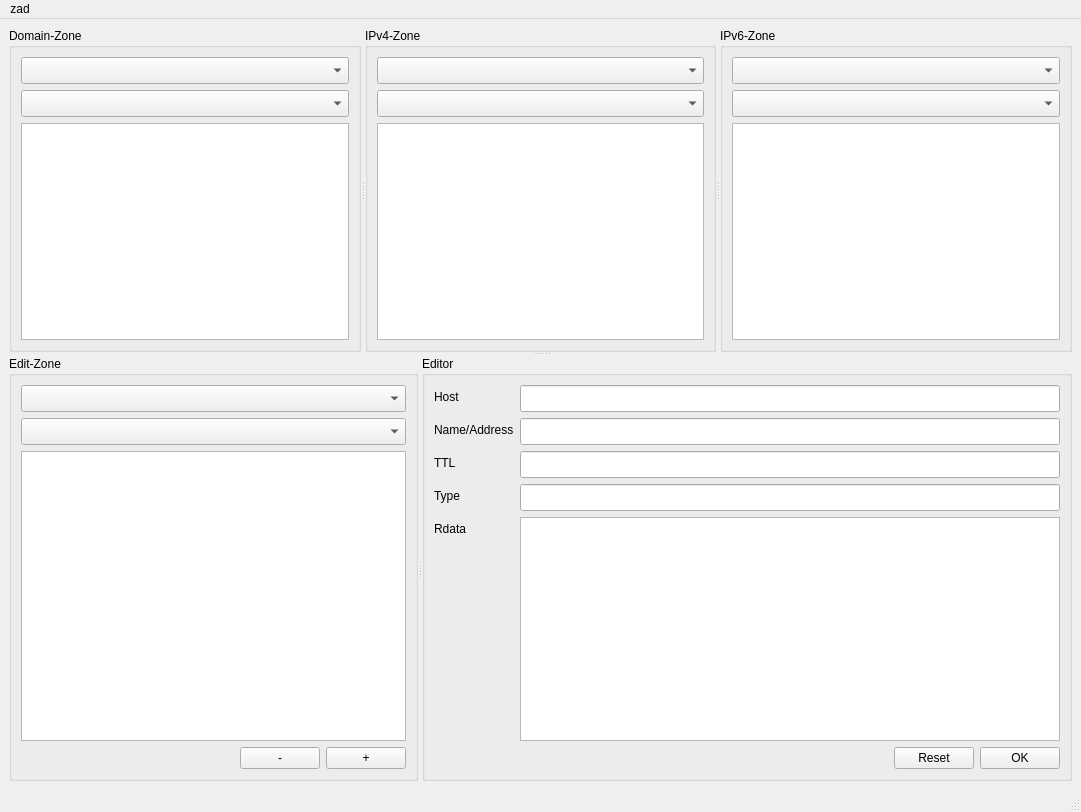
<?xml version="1.0" encoding="UTF-8"?>
<ui version="4.0">
 <class>mainWindow</class>
 <widget class="QMainWindow" name="mainWindow">
  <property name="geometry">
   <rect>
    <x>0</x>
    <y>0</y>
    <width>1081</width>
    <height>812</height>
   </rect>
  </property>
  <property name="sizeIncrement">
   <size>
    <width>10</width>
    <height>10</height>
   </size>
  </property>
  <property name="windowTitle">
   <string>MainWindow</string>
  </property>
  <widget class="QWidget" name="centralwidget">
   <layout class="QVBoxLayout" name="verticalLayout_3">
    <item>
     <widget class="QSplitter" name="splitter_0">
      <property name="orientation">
       <enum>Qt::Vertical</enum>
      </property>
      <widget class="QSplitter" name="splitter_1">
       <property name="orientation">
        <enum>Qt::Horizontal</enum>
       </property>
       <widget class="QGroupBox" name="box1">
        <property name="title">
         <string>Domain-Zone</string>
        </property>
        <layout class="QVBoxLayout" name="verticalLayout_5">
         <item>
          <layout class="QVBoxLayout" name="verticalLayout_4">
           <item>
            <widget class="QComboBox" name="comboBoxZone_1">
             <property name="font">
              <font>
               <family>Bitstream Vera Sans</family>
               <pointsize>12</pointsize>
              </font>
             </property>
            </widget>
           </item>
           <item>
            <widget class="QComboBox" name="comboBoxSub_1">
             <property name="font">
              <font>
               <family>Bitstream Vera Sans</family>
               <pointsize>12</pointsize>
              </font>
             </property>
            </widget>
           </item>
           <item>
            <widget class="QTableView" name="tableView_1">
             <property name="font">
              <font>
               <family>Bitstream Vera Sans Mono</family>
               <pointsize>11</pointsize>
              </font>
             </property>
             <property name="selectionMode">
              <enum>QAbstractItemView::SingleSelection</enum>
             </property>
             <property name="selectionBehavior">
              <enum>QAbstractItemView::SelectRows</enum>
             </property>
            </widget>
           </item>
          </layout>
         </item>
        </layout>
       </widget>
       <widget class="QGroupBox" name="box2">
        <property name="title">
         <string>IPv4-Zone</string>
        </property>
        <layout class="QVBoxLayout" name="verticalLayout_7">
         <item>
          <layout class="QVBoxLayout" name="verticalLayout_6">
           <item>
            <widget class="QComboBox" name="comboBoxZone_2">
             <property name="font">
              <font>
               <family>Bitstream Vera Sans</family>
               <pointsize>12</pointsize>
              </font>
             </property>
            </widget>
           </item>
           <item>
            <widget class="QComboBox" name="comboBoxSub_2">
             <property name="font">
              <font>
               <family>Bitstream Vera Sans</family>
               <pointsize>12</pointsize>
              </font>
             </property>
            </widget>
           </item>
           <item>
            <widget class="QTableView" name="tableView_2">
             <property name="font">
              <font>
               <family>Bitstream Vera Sans Mono</family>
               <pointsize>11</pointsize>
              </font>
             </property>
             <property name="selectionMode">
              <enum>QAbstractItemView::SingleSelection</enum>
             </property>
             <property name="selectionBehavior">
              <enum>QAbstractItemView::SelectRows</enum>
             </property>
            </widget>
           </item>
          </layout>
         </item>
        </layout>
       </widget>
       <widget class="QGroupBox" name="box3">
        <property name="title">
         <string>IPv6-Zone</string>
        </property>
        <layout class="QVBoxLayout" name="verticalLayout_9">
         <item>
          <layout class="QVBoxLayout" name="verticalLayout_8">
           <item>
            <widget class="QComboBox" name="comboBoxZone_3">
             <property name="font">
              <font>
               <family>Bitstream Vera Sans</family>
               <pointsize>12</pointsize>
              </font>
             </property>
            </widget>
           </item>
           <item>
            <widget class="QComboBox" name="comboBoxSub_3">
             <property name="font">
              <font>
               <family>Bitstream Vera Sans</family>
               <pointsize>12</pointsize>
              </font>
             </property>
            </widget>
           </item>
           <item>
            <widget class="QTableView" name="tableView_3">
             <property name="font">
              <font>
               <family>Bitstream Vera Sans Mono</family>
               <pointsize>11</pointsize>
              </font>
             </property>
             <property name="selectionMode">
              <enum>QAbstractItemView::SingleSelection</enum>
             </property>
             <property name="selectionBehavior">
              <enum>QAbstractItemView::SelectRows</enum>
             </property>
            </widget>
           </item>
          </layout>
         </item>
        </layout>
       </widget>
      </widget>
      <widget class="QSplitter" name="splitter_2">
       <property name="orientation">
        <enum>Qt::Horizontal</enum>
       </property>
       <widget class="QGroupBox" name="mainBox">
        <property name="title">
         <string>Edit-Zone</string>
        </property>
        <layout class="QHBoxLayout" name="horizontalLayout_3">
         <item>
          <layout class="QVBoxLayout" name="verticalLayout_2">
           <item>
            <widget class="QComboBox" name="comboBoxMainZone">
             <property name="font">
              <font>
               <family>Bitstream Vera Sans</family>
               <pointsize>12</pointsize>
              </font>
             </property>
             <property name="currentText">
              <string/>
             </property>
            </widget>
           </item>
           <item>
            <widget class="QComboBox" name="comboBoxMainSub">
             <property name="font">
              <font>
               <family>Bitstream Vera Sans</family>
               <pointsize>12</pointsize>
              </font>
             </property>
            </widget>
           </item>
           <item>
            <widget class="QTableView" name="maintableView">
             <property name="font">
              <font>
               <family>Bitstream Vera Sans Mono</family>
               <pointsize>11</pointsize>
              </font>
             </property>
             <property name="horizontalScrollBarPolicy">
              <enum>Qt::ScrollBarAlwaysOff</enum>
             </property>
             <property name="sizeAdjustPolicy">
              <enum>QAbstractScrollArea::AdjustToContentsOnFirstShow</enum>
             </property>
             <property name="editTriggers">
              <set>QAbstractItemView::NoEditTriggers</set>
             </property>
             <property name="selectionMode">
              <enum>QAbstractItemView::SingleSelection</enum>
             </property>
             <property name="selectionBehavior">
              <enum>QAbstractItemView::SelectRows</enum>
             </property>
             <attribute name="verticalHeaderVisible">
              <bool>false</bool>
             </attribute>
             <attribute name="verticalHeaderHighlightSections">
              <bool>false</bool>
             </attribute>
            </widget>
           </item>
           <item>
            <layout class="QHBoxLayout" name="horizontalLayout_2">
             <item>
              <spacer name="horizontalSpacer">
               <property name="orientation">
                <enum>Qt::Horizontal</enum>
               </property>
               <property name="sizeHint" stdset="0">
                <size>
                 <width>40</width>
                 <height>20</height>
                </size>
               </property>
              </spacer>
             </item>
             <item>
              <widget class="QPushButton" name="buttonM">
               <property name="text">
                <string>-</string>
               </property>
              </widget>
             </item>
             <item>
              <widget class="QPushButton" name="buttonP">
               <property name="text">
                <string>+</string>
               </property>
              </widget>
             </item>
            </layout>
           </item>
          </layout>
         </item>
        </layout>
       </widget>
       <widget class="QGroupBox" name="editBox">
        <property name="title">
         <string>Editor</string>
        </property>
        <layout class="QVBoxLayout" name="verticalLayout">
         <item>
          <layout class="QFormLayout" name="formLayout">
           <property name="fieldGrowthPolicy">
            <enum>QFormLayout::ExpandingFieldsGrow</enum>
           </property>
           <item row="1" column="0">
            <widget class="QLabel" name="nameAddressLabel">
             <property name="text">
              <string>Name/Address</string>
             </property>
            </widget>
           </item>
           <item row="1" column="1">
            <widget class="QLineEdit" name="nameAddressEdit">
             <property name="font">
              <font>
               <family>Bitstream Vera Sans</family>
               <pointsize>12</pointsize>
              </font>
             </property>
            </widget>
           </item>
           <item row="2" column="0">
            <widget class="QLabel" name="ttlLabel">
             <property name="text">
              <string>TTL</string>
             </property>
            </widget>
           </item>
           <item row="2" column="1">
            <widget class="QLineEdit" name="ttlEdit">
             <property name="font">
              <font>
               <family>Bitstream Vera Sans</family>
               <pointsize>12</pointsize>
              </font>
             </property>
            </widget>
           </item>
           <item row="3" column="0">
            <widget class="QLabel" name="typeLabel">
             <property name="text">
              <string>Type</string>
             </property>
            </widget>
           </item>
           <item row="3" column="1">
            <widget class="QLineEdit" name="typeEdit">
             <property name="font">
              <font>
               <family>Bitstream Vera Sans</family>
               <pointsize>12</pointsize>
              </font>
             </property>
            </widget>
           </item>
           <item row="4" column="0">
            <widget class="QLabel" name="rdataLabel">
             <property name="text">
              <string>Rdata</string>
             </property>
            </widget>
           </item>
           <item row="4" column="1">
            <widget class="QTextEdit" name="rdataEdit">
             <property name="font">
              <font>
               <family>Bitstream Vera Sans Mono</family>
               <pointsize>11</pointsize>
              </font>
             </property>
            </widget>
           </item>
           <item row="0" column="0">
            <widget class="QLabel" name="hostLabel">
             <property name="text">
              <string>Host</string>
             </property>
            </widget>
           </item>
           <item row="0" column="1">
            <widget class="QLineEdit" name="hostLineEdit">
             <property name="font">
              <font>
               <family>Bitstream Vera Sans</family>
               <pointsize>12</pointsize>
              </font>
             </property>
            </widget>
           </item>
          </layout>
         </item>
         <item>
          <layout class="QHBoxLayout" name="horizontalLayout">
           <item>
            <spacer name="horizontalSpacer_2">
             <property name="orientation">
              <enum>Qt::Horizontal</enum>
             </property>
             <property name="sizeHint" stdset="0">
              <size>
               <width>40</width>
               <height>20</height>
              </size>
             </property>
            </spacer>
           </item>
           <item>
            <widget class="QPushButton" name="buttonReset">
             <property name="text">
              <string>Reset</string>
             </property>
            </widget>
           </item>
           <item>
            <widget class="QPushButton" name="buttonOK">
             <property name="text">
              <string>OK</string>
             </property>
            </widget>
           </item>
          </layout>
         </item>
        </layout>
       </widget>
      </widget>
     </widget>
    </item>
   </layout>
  </widget>
  <widget class="QMenuBar" name="menubar">
   <property name="geometry">
    <rect>
     <x>0</x>
     <y>0</y>
     <width>1081</width>
     <height>22</height>
    </rect>
   </property>
   <widget class="QMenu" name="menuZad">
    <property name="title">
     <string>zad</string>
    </property>
    <addaction name="actionAbout"/>
    <addaction name="actionSettings"/>
    <addaction name="actionZones"/>
   </widget>
   <addaction name="menuZad"/>
  </widget>
  <widget class="QStatusBar" name="statusbar"/>
  <action name="actionAbout">
   <property name="text">
    <string>About</string>
   </property>
  </action>
  <action name="actionSettings">
   <property name="text">
    <string>Settings</string>
   </property>
  </action>
  <action name="actionZones">
   <property name="text">
    <string>Zones</string>
   </property>
  </action>
  <action name="actionQuit">
   <property name="text">
    <string>Quit</string>
   </property>
  </action>
 </widget>
 <resources/>
 <connections/>
</ui>
